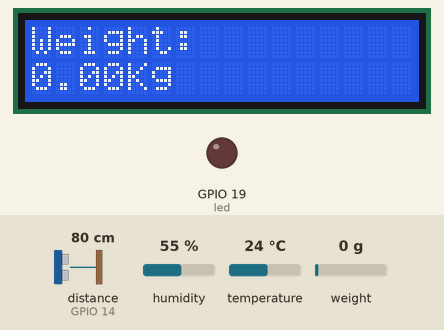
This sketch was run on a simulated ESP32. On the bench: 16×2 character LCD, output pins drawn as LEDs (lit = HIGH). Wiring (from diagram.json): IR receiver: data GPIO 18. The inputs (shaded band) are chosen by the test bench; at power-on: distance to the obstacle (sensor on GPIO 14) 80 cm, humidity 55 %, weight on the scale 0 g, temperature 24 °C. The echo pulse lasts 58.3 µs per cm; WiFi joins after 1.5 s; servers stay silent unless stated; pins used as bus, display or sensor lines are not drawn; what the sketch prints to the serial monitor is not drawn.

Above: at 3.6 s.
3.7 s: distance to the obstacle (sensor on GPIO 14) set to 2 cm
At 5.9 s:
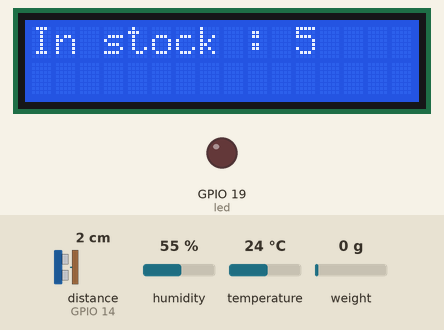
17.7 s: humidity set to 22 %
At 20.9 s:
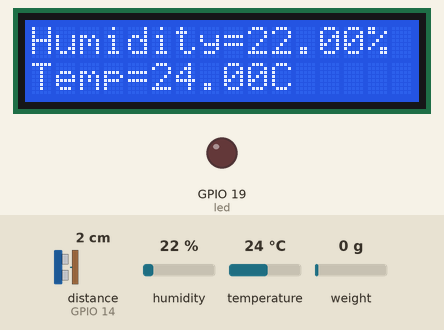
23.0 s: weight on the scale set to 100 g
At 28.4 s:
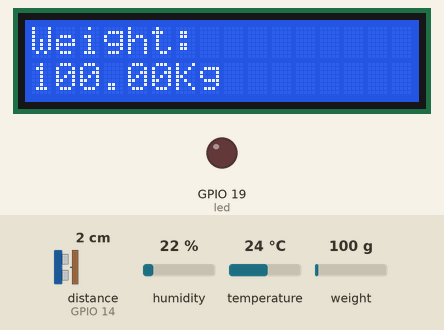
31.3 s: temperature set to 12 °C
At 33.6 s:
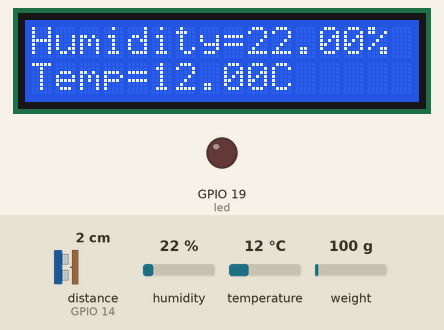
35.3 s: distance to the obstacle (sensor on GPIO 14) set to 9 cm
At 42.6 s:
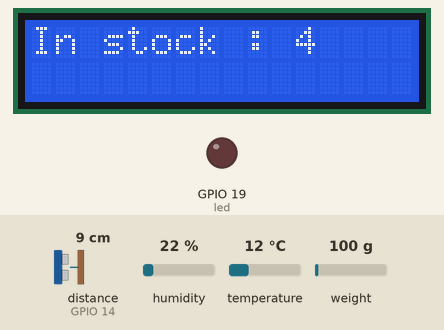
44.7 s: weight on the scale set to 1250 g
At 53.9 s:
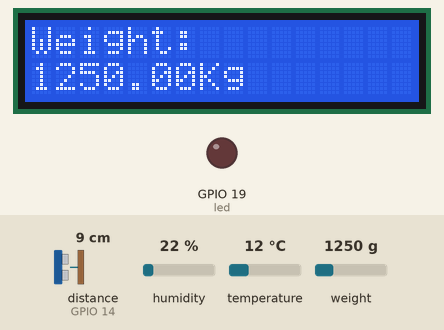
Timing chart, 0 to 55.4 s (numbered marks = the images above; inputs shaded):
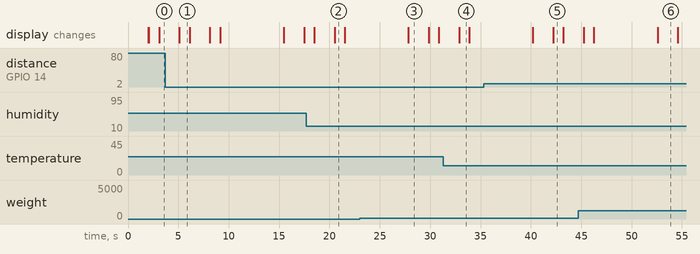

Measured:
- after the input at 31.3 s, the display: changes after 1.6 s (image 4)
- what the display in image 1 shows lasts 1.0 s, from 5.1 s to 6.1 s
- what the display in image 3 shows lasts 2.0 s, from 27.8 s to 29.8 s

The sketch:

sketch.ino
```cpp
#include <LiquidCrystal_I2C.h>
#include <Wire.h>
#include <HX711.h>
#include <DHT.h>
#include <WiFi.h>
#include <ThingSpeak.h>
#define CH 2779491
// Wi-Fi credentials
//const char ssid = "";         // Replace with your Wi-Fi name
//const char password = ""; // Replace with your Wi-Fi password
char ssid[] = "Wokwi-GUEST";
// char password[] = "asdasdasd";
unsigned long ch = CH;
// ThingSpeak API Key
const char* apiKey = "5G0NGD1FS8NRSRZ7";    // Replace with your ThingSpeak Write API Key

WiFiClient client;

const int trigPin = 12;
const int echoPin = 14;
const int CDP = 15; //dt
const int CSP = 2; // sck
HX711 scale;

int led = 19;
int irsensor = 18;

// I2C LCD display addresses
const int lcdAddress1 = 0x27; // Replace with the actual I2C address of LCD 1
//const int lcdAddress2 = 0x28; // Replace with the actual I2C address of LCD 2

// I2C LCD displays
LiquidCrystal_I2C lcd1(lcdAddress1, 16, 2);
//LiquidCrystal_I2C lcd2(lcdAddress2, 16, 2);

//define sound speed in cm/uS
#define SOUND_SPEED 0.034
#define CM_TO_INCH 0.393701
#define DHTPIN 5
#define DHTTYPE DHT22
DHT dht(DHTPIN, DHTTYPE);
int qt=0;
long duration;
float distanceCm;
float distanceInch;
int chk;
float hum;
float temp;
int ir;

void setup() {
  // Start serial communication
  Serial.begin(9600);

 // Wi-Fi setup , password
  WiFi.begin(ssid);
  Serial.print("Connecting to Wi-Fi");
  while (WiFi.status() != WL_CONNECTED) {
    delay(1000);
    Serial.print(".");
  }
  Serial.println("\nConnected to Wi-Fi");


  scale.begin(CDP, CSP);
  scale.set_scale();

pinMode (led, OUTPUT);
pinMode (irsensor, INPUT);
  pinMode(trigPin, OUTPUT); // Sets the trigPin as an Output
  pinMode(echoPin, INPUT); // Sets the echoPin as an Input
  dht.begin();

  // Initialize the I2C LCD displays
  lcd1.init();
  // lcd2.init();

  // Backlight the LCD displays
  lcd1.backlight();
  // lcd2.backlight();

  // Clear the LCD displays
  lcd1.clear();
//  lcd2.clear();
  ThingSpeak.begin(client);
}


//Heres loop function
void loop() {
  if (digitalRead(irsensor) == 0)
{
digitalWrite (led, HIGH);
ir=1;
}
else
{
digitalWrite(led, LOW);
ir=0;
}

  float weight = scale.get_units(10) / 420.00;
  Serial.println(weight);

  // Display data on LCD 1
  lcd1.clear();
  lcd1.print("Weight: ");
  lcd1.setCursor(0, 1);
  lcd1.print(weight);
  lcd1.print("Kg");


  // Delay for a while before taking new readings
  delay(2000);
  lcd1.clear();
  lcd1.setCursor(0,0);
  //Clears the trigPin
  digitalWrite(trigPin, LOW);
  delayMicroseconds(2);
  // Sets the trigPin on HIGH state for 10 micro seconds
  digitalWrite(trigPin, HIGH);
  delayMicroseconds(10);
  digitalWrite(trigPin, LOW);

  // Reads the echoPin, returns the sound wave travel time in microseconds
  duration = pulseIn(echoPin, HIGH);

  // Calculate the distance
  distanceCm = duration * SOUND_SPEED/2;

  // Convert to inches
  distanceInch = distanceCm * CM_TO_INCH;

  // Prints the distance in the Serial Monitor
  Serial.print("Distance (cm): ");
  Serial.println(distanceCm);

  // lcd2.clear();
  // lcd2.setCursor(0,0);

  if(distanceCm>=29)
    qt=0;
  else if(distanceCm>=24 && distanceCm<=28)
    qt=1;
  else if(distanceCm>=19 && distanceCm<=23)
    qt=2;
  else if(distanceCm>=14 && distanceCm<=18)
    qt=3;
  else if(distanceCm>=8 && distanceCm<=13)
    qt=4;
  else if(distanceCm<7)
    qt=5;

  // lcd2.print("In stock : ");
  // lcd2.print((int)qt);
  // delay(1000);
  // lcd2.clear();
  lcd1.print("In stock : ");
  lcd1.print((int)qt);
  delay(1000);
  lcd1.clear();


    //Read data and store it to variables hum and temp
    hum = dht.readHumidity();
    temp= dht.readTemperature();
  //  Print temp and humidity values to serial monitor
    Serial.print("Humidity: ");
    Serial.print(hum);
    Serial.print(" %, Temp: ");
    Serial.print(temp);
    Serial.println(" Celsius");
    delay(2000); //Delay 2 sec.

  //  set the cursor on the first row and column

    lcd1.print("Humidity=");
    lcd1.print((float)dht.readHumidity());//print the humidity
    lcd1.print("%");
    lcd1.setCursor(0,1);//set the cursor on the second row and first column
    lcd1.print("Temp=");
    lcd1.print((float)dht.readTemperature());//print the temperature
    lcd1.print("C");
    delay(1000);
    lcd1.clear();

     // Send data to ThingSpeak
  if (WiFi.status() == WL_CONNECTED) {
//    HTTPClient http;
//    String url = server;
//    url += "/update?api_key=" + apiKey;
//    url += "&field1=" + String(weight);            // Weight data
//    url += "&field2=" + String(distanceCm);        // Distance data
//    url += "&field3=" + String(hum);               // Humidity data
//    url += "&field4=" + String(temp);              // Temperature data
//    url += "&field5=" + String(qt);                // Quantity (stock)
//    url += "&field5=" + String(irsensor);


   static unsigned long lastThingSpeakUpdate = 0;
  if (millis() - lastThingSpeakUpdate > 5000) {
    lastThingSpeakUpdate = millis();

    // Get values from readSpeed and getDistance
    ThingSpeak.setField(1, weight);
    ThingSpeak.setField(2, distanceCm);
    ThingSpeak.setField(3, hum);
    ThingSpeak.setField(4, temp);
    ThingSpeak.setField(5, qt);
    if(ir==1){
      ThingSpeak.setField(6,"Motion Detected");
    }
    else{
      ThingSpeak.setField(6,"No one inside");
    }


    int responseCode = ThingSpeak.writeFields(ch, apiKey);
    if (responseCode == 200) {
      Serial.println("ThingSpeak Update: Success");
    } else {
      Serial.print("ThingSpeak Update: Failed. Code ");
      Serial.println(responseCode);
    }
  }


  }

  delay(5000); // ThingSpeak free tier limit (15 seconds minimum)

}
```
